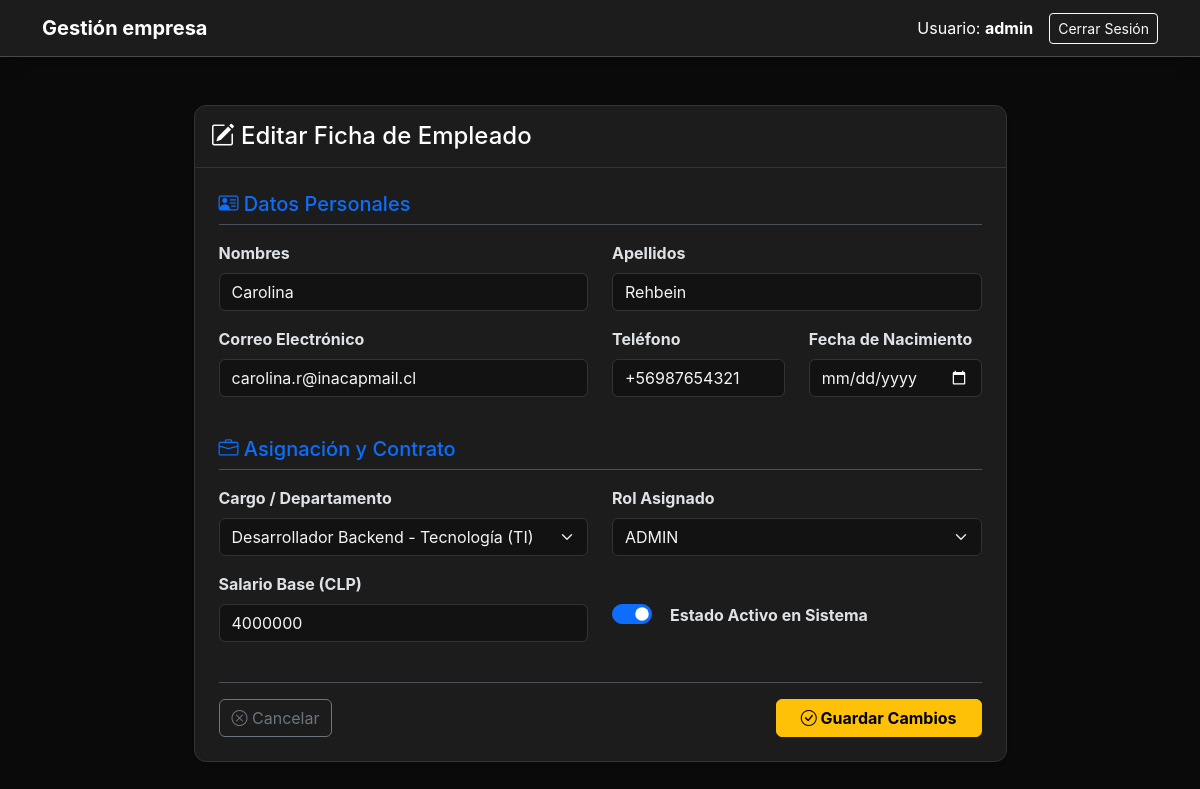
The page /personal/empleados/4/editar/ (signed in) on the database its author committed.
### usuarios/models.py (models this page shows, shortened)
class Persona(models.Model):
    rut = models.CharField(max_length=12, primary_key=True, help_text="Formato: 12345678-9")
    nombres = models.CharField(max_length=100)
    apellidos = models.CharField(max_length=100)
    email = models.EmailField(unique=True)
    telefono = models.CharField(max_length=20, blank=True, null=True)
    fecha_nacimiento = models.DateField(blank=True, null=True)
    fecha_creacion = models.DateTimeField(auto_now_add=True)

class Cargo(models.Model):
    id_cargo = models.AutoField(primary_key=True)
    id_departamento = models.ForeignKey(Departamento, on_delete=models.CASCADE, db_column='id_departamento', related_name='cargos')
    nombre = models.CharField(max_length=100)
    descripcion = models.CharField(max_length=255, blank=True, null=True)
    def __str__(self):
        return f"{self.nombre} - {self.id_departamento.nombre}"

class Rol(models.Model):
    id_rol = models.AutoField(primary_key=True)
    nombre_rol = models.CharField(max_length=50, unique=True) # Ej: 'ADMIN', 'VENDEDOR'
    descripcion = models.CharField(max_length=255, blank=True, null=True)
    def __str__(self):
        return self.nombre_rol

class Empleado(models.Model):
    id_empleado = models.AutoField(primary_key=True)
    user = models.OneToOneField(User, on_delete=models.CASCADE, related_name='empleado', null=True, blank=True)
    persona = models.OneToOneField(Persona, on_delete=models.CASCADE, related_name='empleado', null=True, blank=True)
    id_cargo = models.ForeignKey(Cargo, on_delete=models.SET_NULL, null=True, db_column='id_cargo', related_name='empleados')
    id_rol = models.ForeignKey(Rol, on_delete=models.PROTECT, null=True, blank=True, db_column='id_rol', related_name='empleados')
    fecha_contratacion = models.DateField(auto_now_add=True)
    salario = models.DecimalField(max_digits=10, decimal_places=2, null=True, blank=True)
    activo = models.BooleanField(default=True)

### usuarios/views.py (the view)
# urls.py: path('personal/empleados/<int:empleado_id>/editar/', views.editar_empleado, name='editar_empleado'),
@login_required
def editar_empleado(request, empleado_id):
    if not es_administrador(request.user):
        messages.error(request, "Acceso no autorizado: Solo Administradores pueden modificar datos.")
        return redirect('dashboard')
    empleado_target = get_object_or_404(Empleado, id_empleado=empleado_id)
    if request.method == 'POST':
        form = EditarEmpleadoForm(request.POST, instance=empleado_target)
        if form.is_valid():
            form.save()
            messages.success(request, "Registro del empleado actualizado correctamente.")
            return redirect('listar_empleados')
    else:
        form = EditarEmpleadoForm(instance=empleado_target)
    return render(request, 'usuarios/editar_empleado.html', {
        'form': form,
        'empleado': empleado_target
    })

### usuarios/views.py (called while the page is built)
def es_administrador(user):
    empleado = getattr(user, 'empleado', None)
    return bool(empleado and empleado.id_rol and empleado.id_rol.nombre_rol.upper() == 'ADMIN')

### usuarios/templates/usuarios/editar_empleado.html (shortened to what this page needs)
{% extends 'usuarios/base.html' %}
{% block content %}
<div class="container py-4">
    <div class="row justify-content-center">
        <div class="col-md-9">
            <div class="card shadow-sm border-0">
                <div class="card-header bg-warning py-3">
                    <h4 class="mb-0" style="color: #FFFFFF !important;">
                        <i class="bi bi-pencil-square"></i> Editar Ficha de Empleado
                    </h4>
                </div>
                <div class="card-body p-4">
                    <form method="POST" class="needs-validation" novalidate>
                        <h5 class="text-primary mb-3 border-bottom pb-2">
                            <i class="bi bi-person-vcard"></i> Datos Personales
                        </h5>
                        <div class="row mb-3">
                            <div class="col-md-6 mb-3">
                                <label class="form-label fw-bold">{{ form.nombres.label }}</label>
                                {{ form.nombres }}
                            </div>
                            <div class="col-md-6 mb-3">
                                <label class="form-label fw-bold">{{ form.apellidos.label }}</label>
                                {{ form.apellidos }}
                            </div>
                            <div class="col-md-6 mb-3">
                                <label class="form-label fw-bold">{{ form.email.label }}</label>
                                {{ form.email }}
                            </div>
                            <div class="col-md-3 mb-3">
                                <label class="form-label fw-bold">{{ form.telefono.label }}</label>
                                {{ form.telefono }}
                            </div>
                            <div class="col-md-3 mb-3">
                                <label class="form-label fw-bold">{{ form.fecha_nacimiento.label }}</label>
                                {{ form.fecha_nacimiento }}
                            </div>
                        </div>
                        <h5 class="text-primary mb-3 border-bottom pb-2 mt-4">
                            <i class="bi bi-briefcase"></i> Asignación y Contrato
                        </h5>
                        <div class="row mb-4">
                            <div class="col-md-6 mb-3">
                                <label class="form-label fw-bold">{{ form.id_cargo.label }}</label>
                                {{ form.id_cargo }}
                            </div>
                            <div class="col-md-6 mb-3">
                                <label class="form-label fw-bold">{{ form.id_rol.label }}</label>
                                {{ form.id_rol }}
                            </div>
                            <div class="col-md-6 mb-3">
                                <label class="form-label fw-bold">{{ form.salario.label }}</label>
                                {{ form.salario }}
                            </div>
                            <div class="col-md-6 mb-3 d-flex align-items-center mt-3">
                                <div class="form-check form-switch fs-5">
                                    {{ form.activo }}
                                    <label class="form-check-label ms-2 fs-6" for="{{ form.activo.id_for_label }}">
                                        <strong>Estado Activo en Sistema</strong>
                                    </label>
                                </div>
                            </div>
                        </div>
                        <div class="d-flex justify-content-between pt-3 border-top">
                            <a href="{% url 'listar_empleados' %}" class="btn btn-outline-secondary">
                                <i class="bi bi-x-circle"></i> Cancelar
                            </a>
                            <button type="submit" class="btn btn-warning px-4 fw-bold">
                                <i class="bi bi-check-circle"></i> Guardar Cambios
                            </button>
                        </div>
                    </form>
                </div>
            </div>
        </div>
    </div>
</div>
{% endblock %}

### usuarios/templates/usuarios/base.html (shortened to what this page needs)
<!DOCTYPE html>
<html lang="es" data-bs-theme="dark">
<head>
    <link href="https://cdn.jsdelivr.net/npm/bootstrap@5.3.2/dist/css/bootstrap.min.css" rel="stylesheet">
    <link rel="stylesheet" href="https://cdn.jsdelivr.net/npm/bootstrap-icons@1.11.3/font/bootstrap-icons.min.css">
</head>
<body>
    <nav class="navbar navbar-expand-lg mb-4 shadow">
        <div class="container">
            <a class="navbar-brand fw-bold text-white" href="{% url 'dashboard' %}">Gestión empresa</a>
            {% if user.is_authenticated %}
            <div class="d-flex align-items-center text-white">
                <span class="me-3">
                    Usuario: <strong>{{ user.username }}</strong>
                </span>
                <form action="{% url 'logout' %}" method="post" class="d-inline">
                    <button type="submit" class="btn btn-outline-light btn-sm">Cerrar Sesión</button>
                </form>
            </div>
            {% endif %}
        </div>
    </nav>
    <div class="container">
        {% block content %}
        {% endblock %}
    </div>
</body>
</html>

### usuarios/templates/usuarios/base.html (style rules this page uses)
:root { --bg-main: #0a0a0a; --bg-card: #1c1c1c; --border-color: #333333; --text-main: #f3f4f6; --text-muted: #9ca3af; --accent-color: #2563eb; --accent-hover: #1d4ed8; }
body { background-color: var(--bg-main) !important; color: var(--text-main) !important; font-family: 'Inter', -apple-system, sans-serif; }
.card { background-color: var(--bg-card) !important; border: 1px solid var(--border-color) !important; border-radius: 12px; box-shadow: 0 4px 6px -1px rgba(0, 0, 0, 0.5); }
.card-header { background-color: transparent !important; border-bottom: 1px solid var(--border-color) !important; font-weight: 600; }
.navbar { background-color: var(--bg-card) !important; border-bottom: 1px solid rgba(255, 255, 255, 0.2) !important; }
.form-control, .form-select { background-color: #121212 !important; color: var(--text-main) !important; border: 1px solid var(--border-color) !important; border-radius: 6px; }
.form-control::placeholder { color: var(--text-muted) !important; }

### rows shown on the page
Persona: nombres "Carolina", apellidos "Rehbein", email "carolina.r@inacapmail.cl", telefono "+56987654321"
Cargo: id_cargo "Desarrollador Backend - Tecnología (TI)"
Rol: id_rol "ADMIN"
Empleado: salario "4000000", activo "☑"

### other values the page prints
{{ user.username }} "admin"
